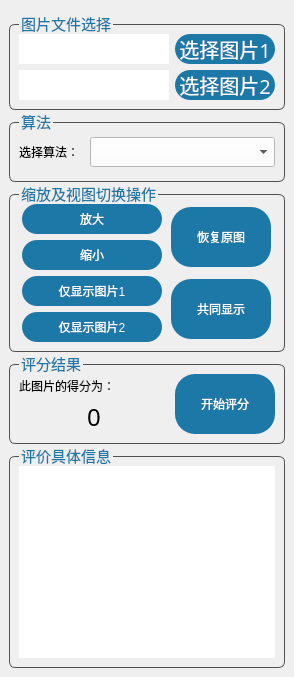
      <widget class="QWidget" name="FR_IQA_tab">
       <attribute name="title">
        <string>FR-IQA</string>
       </attribute>
       <layout class="QVBoxLayout" name="verticalLayout_23">
        <property name="spacing">
         <number>0</number>
        </property>
        <property name="leftMargin">
         <number>0</number>
        </property>
        <property name="topMargin">
         <number>3</number>
        </property>
        <property name="rightMargin">
         <number>0</number>
        </property>
        <property name="bottomMargin">
         <number>0</number>
        </property>
        <item>
         <layout class="QVBoxLayout" name="verticalLayout_22" stretch="0,0,0,0,1">
          <property name="leftMargin">
           <number>9</number>
          </property>
          <property name="topMargin">
           <number>9</number>
          </property>
          <property name="rightMargin">
           <number>9</number>
          </property>
          <property name="bottomMargin">
           <number>9</number>
          </property>
          <item>
           <widget class="QGroupBox" name="choose_pho_gbox_2">
            <property name="font">
             <font>
              <family>微软雅黑</family>
              <pointsize>11</pointsize>
              <weight>50</weight>
              <bold>false</bold>
             </font>
            </property>
            <property name="styleSheet">
             <string notr="true">QGroupBox{
    border: 1px solid  rgb(80, 80, 80);
    border-radius:6px;
    margin-top:12px;
}
QGroupBox:title {
    color:rgb(28, 120, 167);
    subcontrol-origin: margin;
    left: 10px;
}
</string>
            </property>
            <property name="title">
             <string>图片文件选择</string>
            </property>
            <layout class="QVBoxLayout" name="verticalLayout_13">
             <item>
              <layout class="QHBoxLayout" name="horizontalLayout">
               <item>
                <widget class="QLineEdit" name="pho_addr_show_le_fr_1">
                 <property name="minimumSize">
                  <size>
                   <width>0</width>
                   <height>30</height>
                  </size>
                 </property>
                 <property name="font">
                  <font>
                   <family>Times New Roman</family>
                   <pointsize>12</pointsize>
                  </font>
                 </property>
                 <property name="styleSheet">
                  <string notr="true">border:none;</string>
                 </property>
                 <property name="inputMethodHints">
                  <set>Qt::ImhNone</set>
                 </property>
                 <property name="readOnly">
                  <bool>true</bool>
                 </property>
                 <property name="cursorMoveStyle">
                  <enum>Qt::LogicalMoveStyle</enum>
                 </property>
                </widget>
               </item>
               <item>
                <widget class="QPushButton" name="choose_pho_btn_fr_1">
                 <property name="minimumSize">
                  <size>
                   <width>100</width>
                   <height>30</height>
                  </size>
                 </property>
                 <property name="maximumSize">
                  <size>
                   <width>100</width>
                   <height>30</height>
                  </size>
                 </property>
                 <property name="font">
                  <font>
                   <family>楷体</family>
                   <pointsize>15</pointsize>
                   <weight>50</weight>
                   <italic>false</italic>
                   <bold>false</bold>
                  </font>
                 </property>
                 <property name="styleSheet">
                  <string notr="true">QPushButton:hover {
	background-color: rgb(58, 189, 236);
}

QPushButton:pressed {
	
	background-color: rgb(27, 87, 126);
}

QPushButton {
	background-color: rgb(28, 120, 167);
	color: rgb(255, 255, 255);
	font: 15pt &quot;楷体&quot;;
	border-radius: 15px;
	border: 4px;
}</string>
                 </property>
                 <property name="text">
                  <string>选择图片1</string>
                 </property>
                </widget>
               </item>
              </layout>
             </item>
             <item>
              <layout class="QHBoxLayout" name="horizontalLayout_3">
               <item>
                <widget class="QLineEdit" name="pho_addr_show_le_fr_2">
                 <property name="minimumSize">
                  <size>
                   <width>0</width>
                   <height>30</height>
                  </size>
                 </property>
                 <property name="font">
                  <font>
                   <family>Times New Roman</family>
                   <pointsize>12</pointsize>
                  </font>
                 </property>
                 <property name="styleSheet">
                  <string notr="true">border:none;</string>
                 </property>
                 <property name="inputMethodHints">
                  <set>Qt::ImhNone</set>
                 </property>
                 <property name="readOnly">
                  <bool>true</bool>
                 </property>
                 <property name="cursorMoveStyle">
                  <enum>Qt::LogicalMoveStyle</enum>
                 </property>
                </widget>
               </item>
               <item>
                <widget class="QPushButton" name="choose_pho_btn_fr_2">
                 <property name="minimumSize">
                  <size>
                   <width>100</width>
                   <height>30</height>
                  </size>
                 </property>
                 <property name="maximumSize">
                  <size>
                   <width>100</width>
                   <height>30</height>
                  </size>
                 </property>
                 <property name="font">
                  <font>
                   <family>楷体</family>
                   <pointsize>15</pointsize>
                   <weight>50</weight>
                   <italic>false</italic>
                   <bold>false</bold>
                  </font>
                 </property>
                 <property name="styleSheet">
                  <string notr="true">QPushButton:hover {
	background-color: rgb(58, 189, 236);
}

QPushButton:pressed {
	
	background-color: rgb(27, 87, 126);
}

QPushButton {
	background-color: rgb(28, 120, 167);
	color: rgb(255, 255, 255);
	font: 15pt &quot;楷体&quot;;
	border-radius: 15px;
	border: 4px;
}</string>
                 </property>
                 <property name="text">
                  <string>选择图片2</string>
                 </property>
                </widget>
               </item>
              </layout>
             </item>
            </layout>
           </widget>
          </item>
          <item>
           <widget class="QGroupBox" name="algorithm_gbox_2">
            <property name="font">
             <font>
              <family>微软雅黑</family>
              <pointsize>11</pointsize>
              <weight>50</weight>
              <bold>false</bold>
             </font>
            </property>
            <property name="styleSheet">
             <string notr="true">QGroupBox{
    border: 1px solid rgb(80,80,80);
    border-radius:6px;
    margin-top:12px;
}
QGroupBox:title {
    color:rgb(28, 120, 167);
    subcontrol-origin: margin;
    left: 10px;
}</string>
            </property>
            <property name="title">
             <string>算法</string>
            </property>
            <layout class="QVBoxLayout" name="verticalLayout_14" stretch="0">
             <property name="spacing">
              <number>9</number>
             </property>
             <property name="leftMargin">
              <number>9</number>
             </property>
             <property name="topMargin">
              <number>9</number>
             </property>
             <property name="rightMargin">
              <number>9</number>
             </property>
             <property name="bottomMargin">
              <number>9</number>
             </property>
             <item>
              <layout class="QVBoxLayout" name="verticalLayout_15" stretch="1">
               <item>
                <layout class="QHBoxLayout" name="horizontalLayout_10" stretch="1,3">
                 <item>
                  <widget class="QLabel" name="al_choose_tip_lb_2">
                   <property name="minimumSize">
                    <size>
                     <width>0</width>
                     <height>40</height>
                    </size>
                   </property>
                   <property name="styleSheet">
                    <string notr="true">border:none;
font: 12pt &quot;楷体&quot;;</string>
                   </property>
                   <property name="text">
                    <string>选择算法：</string>
                   </property>
                  </widget>
                 </item>
                 <item>
                  <widget class="QComboBox" name="fr_algorithm_comboBox">
                   <property name="minimumSize">
                    <size>
                     <width>0</width>
                     <height>30</height>
                    </size>
                   </property>
                   <property name="font">
                    <font>
                     <family>Times New Roman</family>
                     <pointsize>12</pointsize>
                    </font>
                   </property>
                   <property name="styleSheet">
                    <string notr="true">background-color: rgb(255, 255, 255);
border-color: rgb(245, 245, 245);</string>
                   </property>
                   <property name="currentText">
                    <string/>
                   </property>
                  </widget>
                 </item>
                </layout>
               </item>
              </layout>
             </item>
            </layout>
           </widget>
          </item>
          <item>
           <widget class="QGroupBox" name="scale_gbox_2">
            <property name="font">
             <font>
              <family>微软雅黑</family>
              <pointsize>11</pointsize>
              <weight>50</weight>
              <bold>false</bold>
             </font>
            </property>
            <property name="styleSheet">
             <string notr="true">QGroupBox{
    border: 1px solid rgb(80,80,80);
    border-radius:6px;
    margin-top:12px;
}
QGroupBox:title {
    color:rgb(28, 120, 167);
    subcontrol-origin: margin;
    left: 10px;
}</string>
            </property>
            <property name="title">
             <string>缩放及视图切换操作</string>
            </property>
            <layout class="QVBoxLayout" name="verticalLayout_21">
             <item>
              <layout class="QHBoxLayout" name="horizontalLayout_12">
               <item>
                <layout class="QVBoxLayout" name="verticalLayout_17">
                 <item>
                  <widget class="QPushButton" name="zoom_in_btn_fr">
                   <property name="minimumSize">
                    <size>
                     <width>140</width>
                     <height>30</height>
                    </size>
                   </property>
                   <property name="maximumSize">
                    <size>
                     <width>140</width>
                     <height>30</height>
                    </size>
                   </property>
                   <property name="styleSheet">
                    <string notr="true">QPushButton:hover {
	background-color: rgb(58, 189, 236);
}

QPushButton:pressed {
	
	background-color: rgb(27, 87, 126);
}

QPushButton {
	background-color: rgb(28, 120, 167);
	color: rgb(255, 255, 255);
	font: 15pt &quot;楷体&quot;;
	border-radius: 15px;
	border: 4px;
}</string>
                   </property>
                   <property name="text">
                    <string>放大</string>
                   </property>
                  </widget>
                 </item>
                 <item>
                  <widget class="QPushButton" name="zoom_out_btn_fr">
                   <property name="minimumSize">
                    <size>
                     <width>140</width>
                     <height>30</height>
                    </size>
                   </property>
                   <property name="maximumSize">
                    <size>
                     <width>140</width>
                     <height>30</height>
                    </size>
                   </property>
                   <property name="styleSheet">
                    <string notr="true">QPushButton:hover {
	background-color: rgb(58, 189, 236);
}

QPushButton:pressed {
	
	background-color: rgb(27, 87, 126);
}

QPushButton {
	background-color: rgb(28, 120, 167);
	color: rgb(255, 255, 255);
	font: 15pt &quot;楷体&quot;;
	border-radius: 15px;
	border: 4px;
}</string>
                   </property>
                   <property name="text">
                    <string>缩小</string>
                   </property>
                  </widget>
                 </item>
                </layout>
               </item>
               <item>
                <widget class="QPushButton" name="reset_zoom_btn_2">
                 <property name="minimumSize">
                  <size>
                   <width>100</width>
                   <height>60</height>
                  </size>
                 </property>
                 <property name="maximumSize">
                  <size>
                   <width>100</width>
                   <height>60</height>
                  </size>
                 </property>
                 <property name="styleSheet">
                  <string notr="true">QPushButton:hover {
	background-color: rgb(58, 189, 236);
}

QPushButton:pressed {
	
	background-color: rgb(27, 87, 126);
}

QPushButton {
	background-color: rgb(28, 120, 167);
	color: rgb(255, 255, 255);
	font: 15pt &quot;楷体&quot;;
	border-radius: 20px;
	border: 4px;
}</string>
                 </property>
                 <property name="text">
                  <string>恢复原图</string>
                 </property>
                </widget>
               </item>
              </layout>
             </item>
             <item>
              <layout class="QHBoxLayout" name="horizontalLayout_13">
               <item>
                <layout class="QVBoxLayout" name="verticalLayout_18">
                 <item>
                  <widget class="QPushButton" name="zoom_only_p1_btn_fr">
                   <property name="minimumSize">
                    <size>
                     <width>140</width>
                     <height>30</height>
                    </size>
                   </property>
                   <property name="maximumSize">
                    <size>
                     <width>140</width>
                     <height>30</height>
                    </size>
                   </property>
                   <property name="styleSheet">
                    <string notr="true">QPushButton:hover {
	background-color: rgb(58, 189, 236);
}

QPushButton:pressed {
	
	background-color: rgb(27, 87, 126);
}

QPushButton {
	background-color: rgb(28, 120, 167);
	color: rgb(255, 255, 255);
	font: 15pt &quot;楷体&quot;;
	border-radius: 15px;
	border: 4px;
}</string>
                   </property>
                   <property name="text">
                    <string>仅显示图片1</string>
                   </property>
                  </widget>
                 </item>
                 <item>
                  <widget class="QPushButton" name="zoom_only_p2_btn_fr">
                   <property name="minimumSize">
                    <size>
                     <width>140</width>
                     <height>30</height>
                    </size>
                   </property>
                   <property name="maximumSize">
                    <size>
                     <width>140</width>
                     <height>30</height>
                    </size>
                   </property>
                   <property name="styleSheet">
                    <string notr="true">QPushButton:hover {
	background-color: rgb(58, 189, 236);
}

QPushButton:pressed {
	
	background-color: rgb(27, 87, 126);
}

QPushButton {
	background-color: rgb(28, 120, 167);
	color: rgb(255, 255, 255);
	font: 15pt &quot;楷体&quot;;
	border-radius: 15px;
	border: 4px;
}</string>
                   </property>
                   <property name="text">
                    <string>仅显示图片2</string>
                   </property>
                  </widget>
                 </item>
                </layout>
               </item>
               <item>
                <widget class="QPushButton" name="zoom_all_btn_fr">
                 <property name="minimumSize">
                  <size>
                   <width>100</width>
                   <height>60</height>
                  </size>
                 </property>
                 <property name="maximumSize">
                  <size>
                   <width>100</width>
                   <height>60</height>
                  </size>
                 </property>
                 <property name="styleSheet">
                  <string notr="true">QPushButton:hover {
	background-color: rgb(58, 189, 236);
}

QPushButton:pressed {
	
	background-color: rgb(27, 87, 126);
}

QPushButton {
	background-color: rgb(28, 120, 167);
	color: rgb(255, 255, 255);
	font: 15pt &quot;楷体&quot;;
	border-radius: 20px;
	border: 4px;
}</string>
                 </property>
                 <property name="text">
                  <string>共同显示</string>
                 </property>
                </widget>
               </item>
              </layout>
             </item>
            </layout>
           </widget>
          </item>
          <item>
           <widget class="QGroupBox" name="start_mark_gbox_2">
            <property name="font">
             <font>
              <family>微软雅黑</family>
              <pointsize>11</pointsize>
              <weight>50</weight>
              <bold>false</bold>
             </font>
            </property>
            <property name="styleSheet">
             <string notr="true">QGroupBox{
    border: 1px solid rgb(80,80,80);
    border-radius:6px;
    margin-top:12px;
}
QGroupBox:title {
    color:rgb(28, 120, 167);
    subcontrol-origin: margin;
    left: 10px;
}</string>
            </property>
            <property name="title">
             <string>评分结果</string>
            </property>
            <layout class="QVBoxLayout" name="verticalLayout_16">
             <item>
              <layout class="QHBoxLayout" name="horizontalLayout_14">
               <item>
                <layout class="QVBoxLayout" name="verticalLayout_19" stretch="1,1">
                 <property name="spacing">
                  <number>2</number>
                 </property>
                 <item>
                  <widget class="QLabel" name="label_7">
                   <property name="minimumSize">
                    <size>
                     <width>130</width>
                     <height>0</height>
                    </size>
                   </property>
                   <property name="maximumSize">
                    <size>
                     <width>130</width>
                     <height>16777215</height>
                    </size>
                   </property>
                   <property name="styleSheet">
                    <string notr="true">font: 12pt &quot;楷体&quot;;</string>
                   </property>
                   <property name="text">
                    <string>此图片的得分为：</string>
                   </property>
                  </widget>
                 </item>
                 <item>
                  <layout class="QHBoxLayout" name="horizontalLayout_15">
                   <property name="spacing">
                    <number>0</number>
                   </property>
                   <item>
                    <widget class="QLabel" name="real_mark_lb_fr">
                     <property name="minimumSize">
                      <size>
                       <width>60</width>
                       <height>0</height>
                      </size>
                     </property>
                     <property name="maximumSize">
                      <size>
                       <width>16777215</width>
                       <height>16777215</height>
                      </size>
                     </property>
                     <property name="font">
                      <font>
                       <family>黑体</family>
                       <pointsize>18</pointsize>
                       <weight>50</weight>
                       <bold>false</bold>
                      </font>
                     </property>
                     <property name="text">
                      <string>0</string>
                     </property>
                     <property name="alignment">
                      <set>Qt::AlignCenter</set>
                     </property>
                    </widget>
                   </item>
                  </layout>
                 </item>
                </layout>
               </item>
               <item>
                <widget class="QPushButton" name="start_mark_btn_fr">
                 <property name="enabled">
                  <bool>true</bool>
                 </property>
                 <property name="minimumSize">
                  <size>
                   <width>100</width>
                   <height>60</height>
                  </size>
                 </property>
                 <property name="maximumSize">
                  <size>
                   <width>100</width>
                   <height>60</height>
                  </size>
                 </property>
                 <property name="styleSheet">
                  <string notr="true">QPushButton:hover {
	background-color: rgb(58, 189, 236);
}

QPushButton:pressed {
	
	background-color: rgb(27, 87, 126);
}

QPushButton:disabled {
	
	background-color:rgb(244, 0, 0);
}

QPushButton {
	background-color: rgb(28, 120, 167);
	color: rgb(255, 255, 255);
	font: 15pt &quot;楷体&quot;;
	border-radius: 20px;
	border: 4px;
}</string>
                 </property>
                 <property name="text">
                  <string>开始评分</string>
                 </property>
                </widget>
               </item>
              </layout>
             </item>
            </layout>
           </widget>
          </item>
          <item>
           <widget class="QGroupBox" name="mark_info_gbox_2">
            <property name="font">
             <font>
              <family>微软雅黑</family>
              <pointsize>11</pointsize>
              <weight>50</weight>
              <bold>false</bold>
             </font>
            </property>
            <property name="styleSheet">
             <string notr="true">QGroupBox{
    border: 1px solid rgb(80,80,80);
    border-radius:6px;
    margin-top:12px;
}
QGroupBox:title {
    color:rgb(28, 120, 167);
    subcontrol-origin: margin;
    left: 10px;
}</string>
            </property>
            <property name="title">
             <string>评价具体信息</string>
            </property>
            <layout class="QVBoxLayout" name="verticalLayout_20">
             <property name="spacing">
              <number>6</number>
             </property>
             <property name="leftMargin">
              <number>9</number>
             </property>
             <property name="topMargin">
              <number>9</number>
             </property>
             <property name="rightMargin">
              <number>9</number>
             </property>
             <property name="bottomMargin">
              <number>9</number>
             </property>
             <item>
              <widget class="QTextEdit" name="all_info_of_iqa_te_fr">
               <property name="styleSheet">
                <string notr="true">border:none;</string>
               </property>
              </widget>
             </item>
            </layout>
           </widget>
          </item>
         </layout>
        </item>
       </layout>
      </widget>
